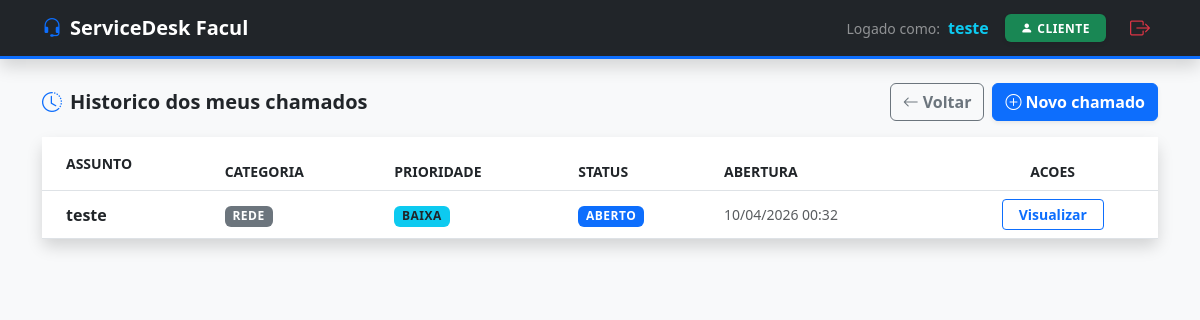
/meus-chamados/ (signed in), run on the app's committed database.
### chamados/models.py (models this page shows, shortened)
class Chamado(models.Model):
    STATUS_CHOICES = [
        ("aberto", "Aberto"),
        ("andamento", "Em andamento"),
        ("fechado", "Fechado"),
    ]
    PRIORIDADE_CHOICES = [
        ("baixa", "Baixa"),
        ("media", "Media"),
        ("alta", "Alta"),
    ]
    CATEGORIA_CHOICES = [
        ("hardware", "Hardware"),
        ("software", "Software"),
        ("rede", "Rede"),
        ("acesso", "Acesso"),
        ("outros", "Outros"),
    ]
    titulo = models.CharField(max_length=100)
    descricao = models.TextField()
    categoria = models.CharField(
        max_length=20, choices=CATEGORIA_CHOICES, default="outros"
    )
    usuario = models.ForeignKey(User, on_delete=models.CASCADE)
    status = models.CharField(max_length=20, choices=STATUS_CHOICES, default="aberto")
    prioridade = models.CharField(max_length=20, choices=PRIORIDADE_CHOICES)
    data_criacao = models.DateTimeField(auto_now_add=True)
    class Meta:
        ordering = ["-data_criacao"]

### chamados/views.py (the view)
@login_required
def historico_chamados_cliente(request):
    if request.user.is_staff or request.user.is_superuser:
        messages.info(
            request,
            "O historico individual e destinado ao perfil cliente.",
        )
        return redirect("lista_chamados")
    chamados = Chamado.objects.filter(usuario=request.user)
    return render(
        request,
        "chamados/historico_cliente.html",
        {"chamados": chamados},
    )

### chamados/templates/chamados/historico_cliente.html (shortened to what this page needs)
<!DOCTYPE html>
<html lang="pt-br">
<head>
    <link href="https://cdn.jsdelivr.net/npm/bootstrap@5.3.0/dist/css/bootstrap.min.css" rel="stylesheet">
    <link rel="stylesheet" href="https://cdn.jsdelivr.net/npm/bootstrap-icons@1.11.1/font/bootstrap-icons.css">
</head>
<body class="bg-light">
    <nav class="navbar navbar-dark bg-dark mb-4 shadow">
        <div class="container">
            <a class="navbar-brand fw-bold" href="{% url 'lista_chamados' %}">
                <i class="bi bi-headset me-2 text-primary"></i>ServiceDesk Facul
            </a>
            <div class="text-white d-flex align-items-center">
                <span class="me-2 small text-white-50">Logado como:</span>
                <span class="fw-bold me-3 text-info">{{ user.username }}</span>
                <span class="badge bg-success shadow-sm px-3 py-2">
                    <i class="bi bi-person-fill me-1"></i>CLIENTE
                </span>
                <a href="{% url 'logout_usuario' %}" class="ms-3 btn btn-sm btn-outline-danger border-0 fw-bold">
                    <i class="bi bi-box-arrow-right fs-5"></i>
                </a>
            </div>
        </div>
    </nav>
    <main class="container">
        <div class="d-flex justify-content-between align-items-center mb-3">
            <h5 class="mb-0 fw-bold text-dark">
                <i class="bi bi-clock-history me-2 text-primary"></i>Historico dos meus chamados
            </h5>
            <div class="d-flex gap-2">
                <a href="{% url 'lista_chamados' %}" class="btn btn-outline-secondary fw-bold">
                    <i class="bi bi-arrow-left me-1"></i>Voltar
                </a>
                <a href="{% url 'criar_chamado' %}" class="btn btn-primary fw-bold shadow-sm">
                    <i class="bi bi-plus-circle me-1"></i>Novo chamado
                </a>
            </div>
        </div>
        <div class="card shadow border-0 rounded-3">
            <div class="card-body p-0">
                <div class="table-responsive">
                    <table class="table table-hover align-middle mb-0">
                        <thead>
                            <tr class="text-secondary small">
                                <th class="ps-4 py-3">ASSUNTO</th>
                                <th>CATEGORIA</th>
                                <th>PRIORIDADE</th>
                                <th>STATUS</th>
                                <th>ABERTURA</th>
                                <th class="text-center">ACOES</th>
                            </tr>
                        </thead>
                        <tbody>
                            {% for chamado in chamados %}
                                <tr>
                                    <td class="ps-4 fw-bold text-dark">{{ chamado.titulo }}</td>
                                    <td><span class="badge bg-secondary">{{ chamado.get_categoria_display }}</span></td>
                                    <td>
                                        {% if chamado.prioridade == 'alta' %}
                                            <span class="badge bg-danger text-white">Alta</span>
                                        {% elif chamado.prioridade == 'media' %}
                                            <span class="badge bg-warning text-dark">Media</span>
                                        {% else %}
                                            <span class="badge bg-info text-dark">Baixa</span>
                                        {% endif %}
                                    </td>
                                    <td>
                                        {% if chamado.status == 'aberto' %}
                                            <span class="badge bg-primary">Aberto</span>
                                        {% elif chamado.status == 'andamento' %}
                                            <span class="badge bg-warning text-dark">Em andamento</span>
                                        {% else %}
                                            <span class="badge bg-success">Fechado</span>
                                        {% endif %}
                                    </td>
                                    <td class="text-muted small">{{ chamado.data_criacao|date:"d/m/Y H:i" }}</td>
                                    <td class="text-center">
                                        <button class="btn btn-sm btn-outline-primary px-3 fw-bold" data-bs-toggle="modal" data-bs-target="#modal{{ chamado.id }}">
                                            Visualizar
                                        </button>
                                    </td>
                                </tr>
                            {% endfor %}
                        </tbody>
                    </table>
                </div>
            </div>
        </div>
    </main>
</body>
</html>

### chamados/templates/chamados/historico_cliente.html (style rules this page uses)
.navbar { border-bottom: 3px solid #0d6efd; }
.table thead { background-color: #f1f4f9; }
.badge { font-weight: 600; text-transform: uppercase; letter-spacing: 0.5px; }

### data on the page
Chamado: titulo "teste", categoria "REDE", prioridade "BAIXA", status "ABERTO", data_criacao "10/04/2026 00:32"

### other printed values
{{ user.username }} "teste"
